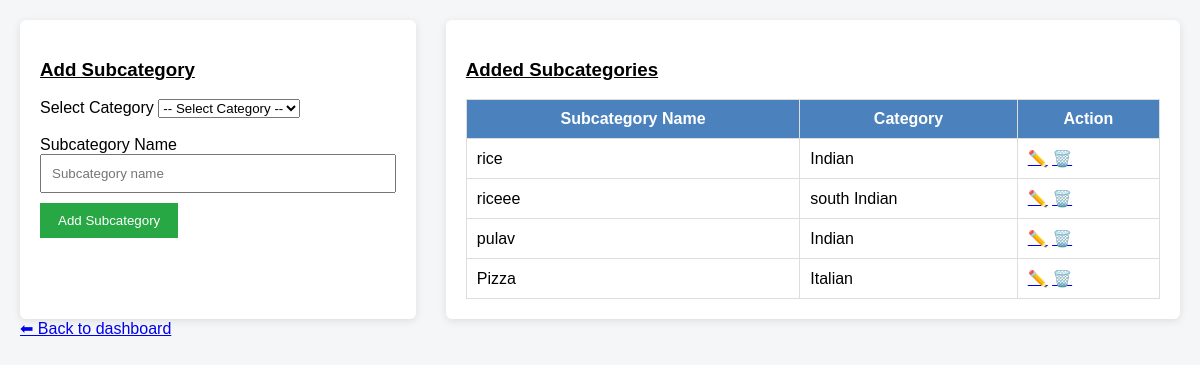
The app's page /dashboard/add_subcategory/ with its own data.
### adminpanel/models.py (models this page shows, shortened)
class FoodItemSubCategory(models.Model):
    subcategory_name = models.CharField(max_length=100)
    food_item_cat = models.ForeignKey(FoodItemCategory, on_delete=models.CASCADE)

class FoodItemCategory(models.Model):
    category_name = models.CharField(max_length=100)

### adminpanel/views.py (the view, shortened to what this page needs)
# urls.py: path('add_subcategory/', views.add_subcategory, name='add_subcategory'),
def add_subcategory(request):
    subcategories = FoodItemSubCategory.objects.select_related('food_item_cat').all()
    categories = FoodItemCategory.objects.all()
    return render(request, 'add/add_subcategory.html', {
        'subcategories': subcategories,
        'categories': categories
    })

### templates/add/add_subcategory.html (shortened to what this page needs)
{% load static %}
<!DOCTYPE html>
<html>
<head>
    <link rel="stylesheet" href="{% static 'adminpanel/css/category.css' %}">
</head>
<body>
<div class="container">
    <div class="left">
        <u><h3>Added Subcategories</h3></u>
        <table>
            <tr>
                <th>Subcategory Name</th>
                <th>Category</th>
                <th>Action</th>
            </tr>
            {% for sub in subcategories %}
            <tr>
                <td>{{ sub.subcategory_name }}</td>
                <td>{{ sub.food_item_cat.category_name }}</td>
                <td>
                    <a href="{% url 'update_subcategory' sub.id %}">✏️</a>
                    <a href="{% url 'delete_subcategory_item' sub.id %}"
                       onclick="return confirm('Are you sure you want to delete subcategory?')">🗑️</a>
                </td>
            </tr>
            {% empty %}
            <tr>
                <td colspan="3">No subcategory added</td>
            </tr>
            {% endfor %}
        </table>
    </div>
    <div class="right">
        <u><h3>Add Subcategory</h3></u>
        <form method="post">
            <label>Select Category</label>
            <select name="category_id" required>
                <option value="">-- Select Category --</option>
            </select><br><br>
            <label>Subcategory Name</label>
            <input type="text" name="subcategory_name"
                   placeholder="Subcategory name" required>
            <button type="submit">Add Subcategory</button>
        </form>
    </div>
</div>
<a href="{% url 'dashboard' %}" >⬅ Back to dashboard</a>
</body>
</html>

### static/adminpanel/css/category.css (style rules this page uses)
* { box-sizing: border-box; font-family: Arial, sans-serif; }
body { margin: 0; padding: 20px; background: #f4f6f8; }
.container { display: flex !important; flex-direction: row !important; width: 100%; gap: 30px; }
.left, .right { background: #ffffff; padding: 20px; border-radius: 6px; box-shadow: 0 2px 8px rgba(0,0,0,0.1); }
.left { order: 2; width: 65%; }
.right { order: 1; width: 35%; }
table { width: 100%; border-collapse: collapse; }
table th, table td { border: 1px solid #ddd; padding: 10px; }
table th { background: #4b82bd; color: #fff; }
input { width: 100%; padding: 10px; margin-bottom: 10px; }
button { background: #28a745; color: #fff; border: none; padding: 10px 18px; cursor: pointer; }

### records on screen
FoodItemSubCategory: subcategory_name "rice", food_item_cat.category_name "Indian"
FoodItemSubCategory: subcategory_name "riceee", food_item_cat.category_name "south Indian"
FoodItemSubCategory: subcategory_name "pulav", food_item_cat.category_name "Indian"
FoodItemSubCategory: subcategory_name "Pizza", food_item_cat.category_name "Italian"
